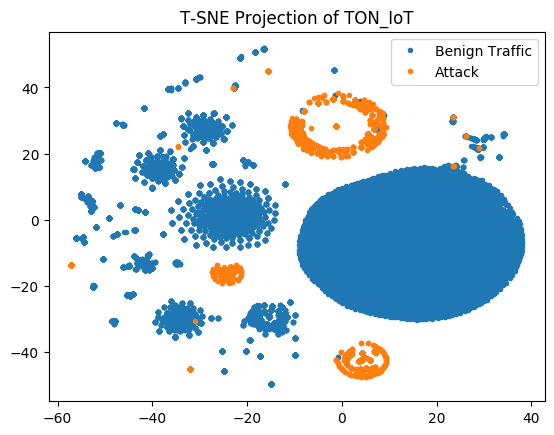

Source code (Python):
from pairwise_distances import *
from data_setup import df_to_np, calculate_weights
from util.id import calculate_id
from sklearn import metrics
import pandas as pd
from sklearn.model_selection import train_test_split
from collections import Counter



dataset = 'ton_iot'
if dataset == 'ton_iot':
    from data_preprocess.drop_columns import ton_iot

    benign_np = df_to_np('../csv/ton_iot/Train_Test_Network.csv', ton_iot.datatypes, train_set=True)
    mal_np = df_to_np('../csv/ton_iot/Train_Test_Network.csv', ton_iot.datatypes, train_set=False)
    # X_train, X_test = train_test_split(benign_np, test_size = 0.01, random_state = 42)
    X_train, X_test = benign_np, benign_np
    feature_weights = calculate_weights(X_train)
elif dataset == 'iot23':
    from data_preprocess.drop_columns import iot23

    files_group1 = ['CTU-IoT-Malware-Capture-1-1', 'CTU-IoT-Malware-Capture-3-1', 'CTU-IoT-Malware-Capture-7-1',
                    'CTU-IoT-Malware-Capture-8-1', 'CTU-IoT-Malware-Capture-9-1', 'CTU-IoT-Malware-Capture-17-1',
                    'CTU-IoT-Malware-Capture-20-1', 'CTU-IoT-Malware-Capture-21-1']
    files_group2 = [
        'CTU-IoT-Malware-Capture-34-1', 'CTU-IoT-Malware-Capture-33-1', 'CTU-IoT-Malware-Capture-35-1',
        'CTU-IoT-Malware-Capture-36-1', 'CTU-IoT-Malware-Capture-39-1', 'CTU-IoT-Malware-Capture-42-1', ]

    files_group3 = ['CTU-IoT-Malware-Capture-43-1', 'CTU-IoT-Malware-Capture-44-1', 'CTU-IoT-Malware-Capture-48-1',
                    'CTU-IoT-Malware-Capture-49-1', 'CTU-IoT-Malware-Capture-52-1', 'CTU-IoT-Malware-Capture-60-1',
                    'CTU-IoT-Malware-Capture-35-1'
                    ]

    # files=['CTU-Honeypot-Capture-4-1','CTU-Honeypot-Capture-5-1','CTU-Honeypot-Capture-7-1']

    benign_np = None

    files = files_group2

    if files == files_group1:
        dataset = 'Malware-Capture-Group-1'
    elif files == files_group2:
        dataset = 'Malware-Capture-Group-2'
    elif files == files_group3:
        dataset = 'Malware-Capture-Group-3'
    print(dataset)
    attack_type=[]
    for file in files:
        if benign_np is None:
            benign_np = df_to_np('./csv/iot23/' + file + '.csv', iot23.datatypes, train_set=True)
            mal_np = df_to_np('./csv/iot23/' + file + '.csv', iot23.datatypes, train_set=False)
            df = pd.read_csv('./csv/iot23/' + file + '.csv')
            df = df[df[df.columns[-2]] == 'Malicious']
            attack_type.extend(df[df.columns[-1]].values)

        else:
            if files == files_group2 and file == 'CTU-IoT-Malware-Capture-35-1':
                benign_ = df_to_np('./csv/iot23/' + file + '.csv', iot23.datatypes,
                                   train_set=True)  # [:int(benign_np.shape[0]/2)]
                mal_ = df_to_np('./csv/iot23/' + file + '.csv', iot23.datatypes,
                                train_set=False)  # [:int(benign_np.shape[0]/2)]
                benign_ = benign_[:int(benign_.shape[0] / 2)]
                #print(mal_.shape)
                mal_ = mal_[:int(mal_.shape[0] / 2)]
                #print(mal_.shape)
                df=pd.read_csv('./csv/iot23/' + file + '.csv')
                df=df[df[df.columns[-2]]=='Malicious']
                df=df[:mal_.shape[0]]

                attacks=df[df.columns[-1]].values
                attack_type.extend(attacks)

            elif files == files_group3 and file == 'CTU-IoT-Malware-Capture-35-1':
                benign_ = df_to_np('./csv/iot23/' + file + '.csv', iot23.datatypes, train_set=True)
                mal_ = df_to_np('./csv/iot23/' + file + '.csv', iot23.datatypes, train_set=False)
                benign_ = benign_[int(benign_.shape[0] / 2):]
                mal_ = mal_[int(mal_.shape[0] / 2):]
            else:
                benign_ = df_to_np('./csv/iot23/' + file + '.csv', iot23.datatypes, train_set=True)
                mal_ = df_to_np('./csv/iot23/' + file + '.csv', iot23.datatypes, train_set=False)
                df=pd.read_csv('./csv/iot23/' + file + '.csv')
                df=df[df[df.columns[-2]]=='Malicious']
                attack_type.extend(df[df.columns[-1]].values)
                #ys.exit()

            benign_np = np.concatenate([benign_np, benign_], axis=0)
            mal_np = np.concatenate([mal_np, mal_], axis=0)


    files = ['CTU-Honeypot-Capture-4-1','CTU-Honeypot-Capture-5-1','CTU-Honeypot-Capture-7-1']

    print(benign_np.shape)
    print(mal_np.shape)
    print(len(attack_type))
    print(attack_type[:5000])

    #words = ['a', 'b', 'c', 'a']

    print(Counter(attack_type[:5000]).keys() ) # equals to list(set(words))
    print(Counter(attack_type[:5000]).values())  # counts the elements' frequency

    from sklearn.utils import shuffle
    mal_np, attack_type = shuffle(mal_np, np.array(attack_type), random_state=1)
    print(Counter(attack_type[:5000]).keys() ) # equals to list(set(words))
    print(Counter(attack_type[:5000]).values())  # counts the elements' frequency

    #print(dataset)
    honeypot={}

    for file in files:
        if benign_np is None:
            benign_np = df_to_np('./csv/iot23/' + file + '.csv', iot23.datatypes, train_set=True)
            mal_np = df_to_np('./csv/iot23/' + file + '.csv', iot23.datatypes, train_set=False)
        else:
            if files == files_group2 and file == 'CTU-IoT-Malware-Capture-35-1':
                benign_ = df_to_np('./csv/iot23/' + file + '.csv', iot23.datatypes,
                                   train_set=True)  # [:int(benign_np.shape[0]/2)]
                mal_ = df_to_np('./csv/iot23/' + file + '.csv', iot23.datatypes,
                                train_set=False)  # [:int(benign_np.shape[0]/2)]
                benign_ = benign_[:int(benign_.shape[0] / 2)]
                mal_ = mal_[:int(mal_.shape[0] / 2)]

            elif files == files_group3 and file == 'CTU-IoT-Malware-Capture-35-1':
                benign_ = df_to_np('./csv/iot23/' + file + '.csv', iot23.datatypes, train_set=True)
                mal_ = df_to_np('./csv/iot23/' + file + '.csv', iot23.datatypes, train_set=False)
                benign_ = benign_[int(benign_.shape[0] / 2):]
                mal_ = mal_[int(mal_.shape[0] / 2):]
            else:
                benign_ = df_to_np('./csv/iot23/' + file + '.csv', iot23.datatypes, train_set=True)
                mal_ = df_to_np('./csv/iot23/' + file + '.csv', iot23.datatypes, train_set=False)
            print(file)
            print(benign_.shape)
            print(mal_.shape)
            honeypot[file]=benign_
            #benign_np = np.concatenate([benign_np, benign_], axis=0)
            #mal_np = np.concatenate([mal_np, mal_], axis=0)



    if files == files_group1:
        mal_np = mal_np[:577000]
    elif files == files_group2:
        mal_np = mal_np[:benign_np.shape[0]]
    elif files == files_group3:
        mal_np = mal_np[:benign_np.shape[0]]

    X_train, X_test = benign_np, benign_np
    feature_weights = calculate_weights(X_train)




elif dataset == 'unsw_nb15':
    from data_preprocess.drop_columns import unsw_n15

    benign_np = df_to_np('../csv/unsw-nb15/UNSW_NB15_training-set.csv', unsw_n15.datatypes, train_set=True)
    mal_np = df_to_np('../csv/unsw-nb15/UNSW_NB15_training-set.csv', unsw_n15.datatypes, train_set=False)
    X_train, X_test = benign_np, benign_np

    feature_weights = calculate_weights(X_train)
    # feature_weights=None

    print(X_train.shape)
elif dataset == 'kaggle_nid':
    from data_preprocess.drop_columns import kaggle_nid

    benign_np = df_to_np('../csv/kaggle_nid/Train_data.csv', kaggle_nid.datatypes, train_set=True)
    mal_np = df_to_np('../csv/kaggle_nid/Train_data.csv', kaggle_nid.datatypes, train_set=False)
    X_train, X_test = benign_np, benign_np

    feature_weights = calculate_weights(X_train)


elif dataset == 'nf_bot_iot':
    from data_preprocess.drop_columns import nf_bot_iot

    benign_np = df_to_np('../csv/nf_bot_iot/NF-BoT-IoT.csv', nf_bot_iot.datatypes, train_set=True)
    mal_np = df_to_np('../csv/nf_bot_iot/NF-BoT-IoT.csv', nf_bot_iot.datatypes, train_set=False)
    X_train, X_test = benign_np, benign_np

    feature_weights = calculate_weights(X_train)

    print(X_train.shape)


batch_size=1000
pairwise_distances = None


benign_size=25000
mal_size=10000
X_test=np.concatenate([X_test[:benign_size],mal_np[:mal_size]], axis=0)
X_train=np.concatenate([X_train[:benign_size],mal_np[:mal_size]], axis=0)

#for key, value in honeypot.items():
#'CTU-Honeypot-Capture-4-1','CTU-Honeypot-Capture-5-1','CTU-Honeypot-Capture-7-1']
'''honeypot['Philips HUE']=honeypot['CTU-Honeypot-Capture-4-1']
del honeypot['CTU-Honeypot-Capture-4-1']

honeypot['Amazon Echo']=honeypot['CTU-Honeypot-Capture-5-1']
del honeypot['CTU-Honeypot-Capture-5-1']

honeypot['Somfy Door Lock']=honeypot['CTU-Honeypot-Capture-7-1']
del honeypot['CTU-Honeypot-Capture-7-1']

for key, value in honeypot.items():
    X_test = np.concatenate([X_test, value], axis=0)
    X_train = np.concatenate([X_train, value], axis=0)
    print(value.shape)'''

print('total batches dataset/{}={}'.format(batch_size, X_test.shape[0]/batch_size))
for a in range(0, X_test.shape[0], batch_size):
    sample= X_test[a:a + batch_size, :]
    if pairwise_distances is None:
        pairwise_distances=batch_distances(sample, X_train, weights=feature_weights, batch_size=batch_size, sort_=False)
    else:
        pairwise_distances=np.concatenate([pairwise_distances,batch_distances(sample, X_train, weights=feature_weights, batch_size=batch_size,sort_=False) ], axis=0)
    print(pairwise_distances.shape)
    #print(X_train.shape)
    #sys.exit()

from sklearn.manifold import TSNE
tsne = TSNE(n_components=2,metric='precomputed' )
embedded=tsne.fit_transform(pairwise_distances)

print(embedded.shape)
plt.clf()
plt.plot(embedded[:benign_size, 0], embedded[:benign_size,1], '.', label='Benign Traffic')
plt.plot(embedded[benign_size:benign_size+mal_size, 0], embedded[benign_size:benign_size+mal_size,1], '.', label='Attack')
'''start=benign_size+mal_size
for key, value in honeypot.items():
    print(start)
    print(value.shape[0])
    print(embedded[start:start+value.shape[0], 0].shape)
    print(embedded[start:start+value.shape[0], 1].shape)
    plt.plot(embedded[start:start+value.shape[0], 0], embedded[start:start+value.shape[0], 1], '.', label=key)
    start+=value.shape[0]'''
#plt.legend(loc='upper center', bbox_to_anchor=(0.5, -0.05),
          #fancybox=True, shadow=True, ncol=5)
plt.legend()
plt.title('T-SNE Projection of TON_IoT')
plt.savefig('tsne.pdf', bbox_inches="tight")
sys.exit()

print(embedded.shape)
plt.clf()
plt.plot(embedded[:benign_size, 0], embedded[:benign_size,1], '.', label='Benign (Test Bed Device)')
for attack in set(attack_type[:mal_size]):
    plt.plot([embedded[benign_size+i,0] for i in range(embedded[benign_size:benign_size+mal_size].shape[0]) if attack_type[i]==attack], [embedded[benign_size+i,1] for i in range(embedded[benign_size:benign_size+mal_size].shape[0]) if attack_type[i]==attack], '.', label=attack)
start=benign_size+mal_size
for key, value in honeypot.items():
    plt.plot(embedded[start:start+value.shape[0], 0], embedded[start:start+value.shape[0], 1], '.', label=key)
    start+=value.shape[0]
plt.legend(loc='upper center', bbox_to_anchor=(0.5, -0.05),
          fancybox=True, shadow=True, ncol=5)
plt.savefig('tsne2.pdf', bbox_inches="tight")
